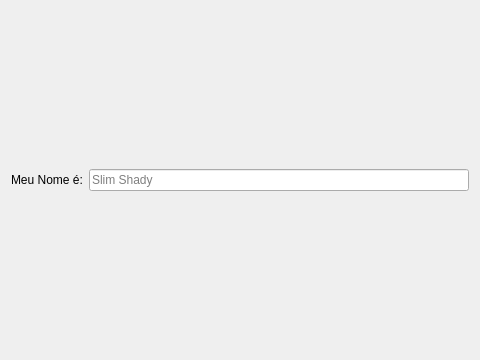
<?xml version="1.0" encoding="UTF-8"?>
<ui version="4.0">
 <class>MeuWidget</class>
 <widget class="QWidget" name="MeuWidget">
  <property name="geometry">
   <rect>
    <x>0</x>
    <y>0</y>
    <width>480</width>
    <height>360</height>
   </rect>
  </property>
  <property name="windowTitle">
   <string>MeuWidget</string>
  </property>
  <layout class="QHBoxLayout" name="horizontalLayout">
   <item>
    <widget class="QLabel" name="labelLinha">
     <property name="frameShape">
      <enum>QFrame::NoFrame</enum>
     </property>
     <property name="frameShadow">
      <enum>QFrame::Plain</enum>
     </property>
     <property name="text">
      <string>Meu Nome é:</string>
     </property>
     <property name="textFormat">
      <enum>Qt::AutoText</enum>
     </property>
    </widget>
   </item>
   <item>
    <widget class="QLineEdit" name="lineEditLinha">
     <property name="text">
      <string/>
     </property>
     <property name="placeholderText">
      <string>Slim Shady</string>
     </property>
    </widget>
   </item>
  </layout>
 </widget>
 <layoutdefault spacing="6" margin="11"/>
 <resources/>
 <connections/>
</ui>
